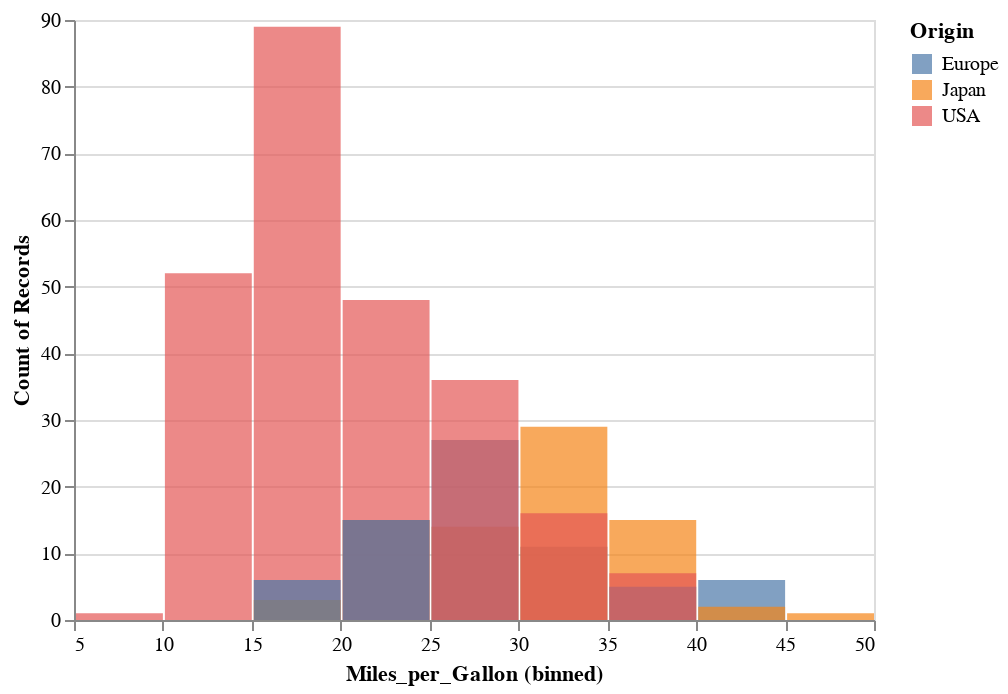

Notebook cell for this chart:
### Markdown cell above
## Bar chart with rounded corners, columns unstacked faceted using the origen dimension.

this graph is hard to read. perhaps it could be layered?

### Code cell
# plot the dataset, referencing dataframe column names
import altair as alt
alt.Chart(cars).mark_bar(opacity=0.7).encode(
  alt.X('Miles_per_Gallon',bin=True),
  #x='Origin:N',
  alt.Y('count()',stack=None),
  color="Origin:N",
  
  #column='year(Year)'
#  column="year(Year):O",
)

### Figure 1 — Vega-Lite specification as saved in the notebook (floating-point values rounded to 4 significant figures; data arrays with more than 128 entries replaced by an {"elided": "..."} marker saying what was removed)
{"config": {"view": {"continuousWidth": 400, "continuousHeight": 300}}, "data": {"name": "data-f02450ab61490a1363517a0190416235"}, "mark": {"type": "bar", "opacity": 0.7}, "encoding": {"color": {"type": "nominal", "field": "Origin"}, "x": {"type": "quantitative", "bin": true, "field": "Miles_per_Gallon"}, "y": {"type": "quantitative", "aggregate": "count", "stack": null}}, "$schema": "https://vega.github.io/schema/vega-lite/v4.0.2.json", "datasets": {"data-f02450ab61490a1363517a0190416235": {"elided": "406 records"}}}
